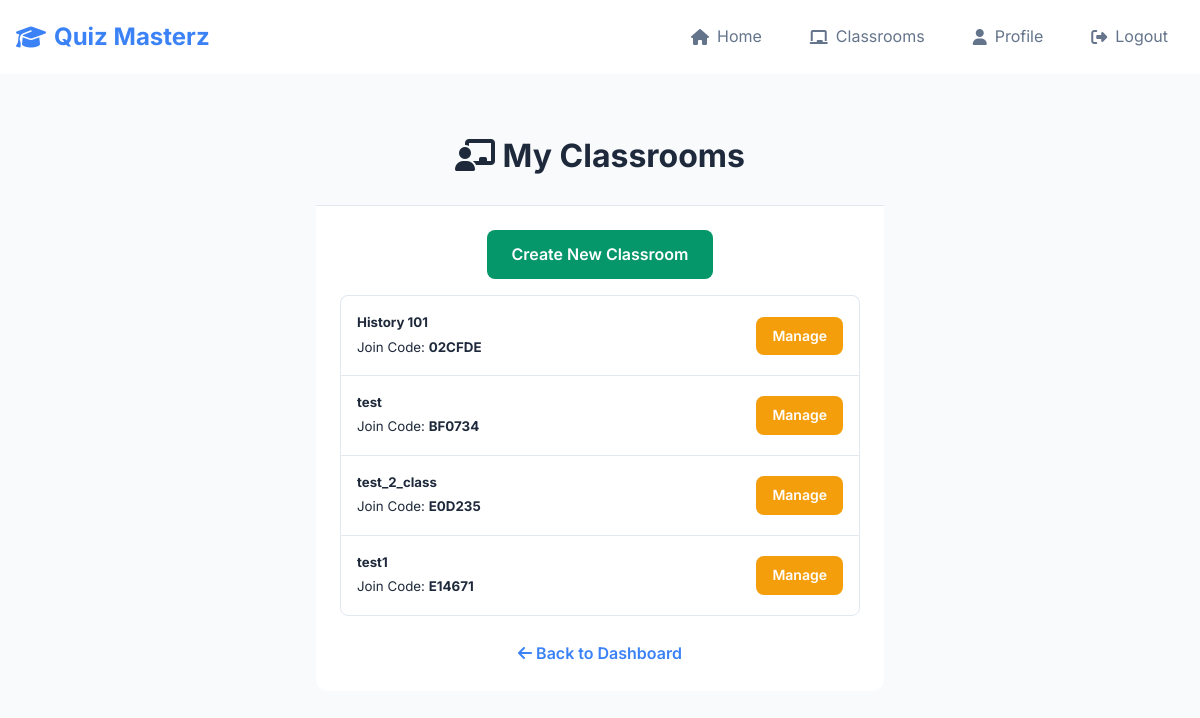
Before: /teacher/classrooms (signed in) with the older database file.
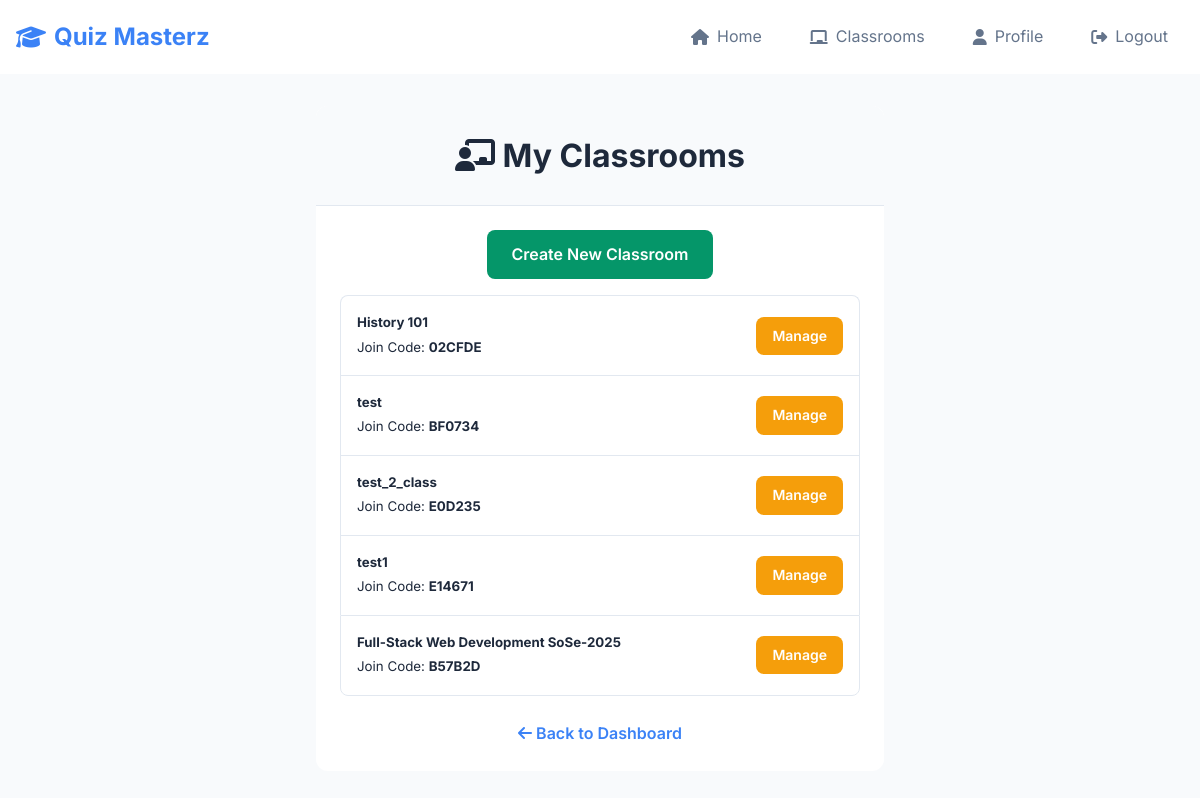
After: the same page with the newer database file.
### website/models.py (models this page shows, shortened)
class Classroom(db.Model):
    id = db.Column(db.Integer, primary_key=True)
    name = db.Column(db.String(100), nullable=False)
    teacher_id = db.Column(db.Integer, db.ForeignKey('user.id'), nullable=False)
    join_code = db.Column(db.String(8), unique=True, nullable=False)
    quizzes = db.relationship('Quiz', secondary=classroom_quizzes,
                              backref=db.backref('classrooms_assigned_to', lazy='dynamic'),
                              lazy='dynamic')
    quiz_attempts = db.relationship('StudentQuizAttempt', backref='classroom', lazy='dynamic')

### website/views.py (the view)
@views.route('/teacher/classrooms', methods=['GET'])
@login_required
def teacher_classrooms():
    if current_user.role != 'teacher':
        flash('Access denied.', category='error')
        return redirect(url_for('views.home'))
    classrooms = Classroom.query.filter_by(teacher_id=current_user.id).all()
    return render_template("teacher_classrooms.html", user=current_user, classrooms=classrooms)

### website/__init__.py (called while the page is built)
def create_app():
    app = Flask(__name__)
    app.config['SECRET_KEY'] = 'hjshjhdjah kjshkjdhjs'
    app.config['SQLALCHEMY_DATABASE_URI'] = f'sqlite:///{DB_NAME}'
    db.init_app(app)
    from .views import views
    from .auth import auth
    app.register_blueprint(views, url_prefix='/')
    app.register_blueprint(auth, url_prefix='/')
    with app.app_context():
        db.create_all()
    from .models import User, Classroom, Quiz, Question, Answer, StudentQuizAttempt
    login_manager = LoginManager()
    login_manager.login_view = 'auth.login'
    login_manager.init_app(app)
    @login_manager.user_loader
    def load_user(id):
        return User.query.get(int(id))
    return app

### website/templates/teacher_classrooms.html (shortened to what this page needs)
{% extends "base.html" %}
{% block content %}
<div class="container-sm">
    <div class="card">
        <div class="card-header text-center">
            <h1><i class="fas fa-chalkboard-teacher"></i> My Classrooms</h1>
        </div>
        <div class="card-body">
            <div class="mb-3 text-center">
                <a href="{{ url_for('views.create_classroom') }}" class="btn btn-success">Create New Classroom</a>
            </div>
            {% if classrooms %}
                <ul class="list-group">
                    {% for classroom in classrooms %}
                        <li class="list-group-item d-flex justify-content-between align-items-center">
                            <div>
                                <h5>{{ classroom.name }}</h5>
                                <small>Join Code: <strong>{{ classroom.join_code }}</strong></small>
                            </div>
                            <div>
                                <a href="{{ url_for('views.edit_classroom', classroom_id=classroom.id) }}" class="btn btn-sm btn-warning">Manage</a>
                            </div>
                        </li>
                    {% endfor %}
                </ul>
            {% else %}
                <p class="text-center text-muted">You haven't created any classrooms yet.</p>
            {% endif %}
            <br />
            <div class="text-center">
                <a href="{{ url_for('views.home') }}" class="link-primary">
                    <i class="fas fa-arrow-left"></i> Back to Dashboard
                </a>
            </div>
        </div>
    </div>
</div>
{% endblock %}

### website/templates/base.html (shortened to what this page needs)
<!DOCTYPE html>
<html lang="en">
<head>
    <link rel="stylesheet" type="text/css" href="{{ url_for('static', filename='css/style.css') }}">
    <link rel="stylesheet" href="https://cdnjs.cloudflare.com/ajax/libs/font-awesome/6.4.0/css/all.min.css">
</head>
<body>
    <nav class="navbar">
        <div class="nav-container">
            <a href="/" class="nav-brand">
                <i class="fas fa-graduation-cap"></i> Quiz Masterz
            </a>
            <div class="nav-links">
                {% if user.is_authenticated %}
                    <a href="/" class="nav-link">
                        <i class="fas fa-home"></i> Home
                    </a>                    {% if user.role == 'teacher' %}
                        <a href="{{ url_for('views.teacher_classrooms') }}" class="nav-link">
                            <i class="fas fa-chalkboard"></i> Classrooms
                        </a>                    {% endif %}
                    <a href="/profile" class="nav-link">
                        <i class="fas fa-user"></i> Profile
                    </a>
                    <a href="/logout" class="nav-link">
                        <i class="fas fa-sign-out-alt"></i> Logout
                    </a>
                {% endif %}
            </div>
        </div>
    </nav>
    <main>
        {% block content %}
        {% endblock %}
    </main>
</body>
</html>

### website/static/css/style.css (style rules this page uses)
:root { --primary: #3b82f6; --secondary: #64748b; --success: #059669; --warning: #f59e0b; --danger: #dc2626; --bg: #f8fafc; --surface: #fff; --text: #1e293b; --text-muted: #64748b; --border: #e2e8f0; }
* { margin: 0; padding: 0; box-sizing: border-box; }
body { font-family: Inter, sans-serif; line-height: 1.6; color: var(--text); background: var(--bg); }
.navbar { background: var(--surface); top: 0; z-index: 100; }
.nav-container { display: flex; justify-content: space-between; align-items: center; padding: 1rem; max-width: 1200px; margin: 0 auto; }
.nav-brand { font-size: 1.5rem; font-weight: 700; color: var(--primary); text-decoration: none; display: flex; align-items: center; gap: 0.5rem; }
.nav-links { display: flex; gap: 1rem; align-items: center; }
.nav-link { color: var(--text-muted); text-decoration: none; padding: 0.5rem 1rem; border-radius: 8px; transition: all 0.2s; display: flex; align-items: center; gap: 0.5rem; }
main { min-height: calc(100vh - 80px); padding: 2rem 0; }
.btn { display: inline-flex; align-items: center; gap: 0.5rem; padding: 0.75rem 1.5rem; border: none; border-radius: 8px; font-weight: 600; text-decoration: none; cursor: pointer; transition: all 0.2s; }
.btn-success { background: var(--success); color: white; }
.btn-warning { background: var(--warning); color: white; }
.btn-sm { padding: 0.5rem 1rem; font-size: 0.875rem; }
.card { background: var(--surface); border-radius: 12px; overflow: hidden; }
.card-header { padding: 1.5rem; border-bottom: 1px solid var(--border); background: var(--bg); }
.card-body { padding: 1.5rem; }
.list-group { list-style: none; }
.list-group-item { padding: 1rem; border: 1px solid var(--border); border-bottom: none; }
.list-group-item:first-child { border-top-left-radius: 8px; border-top-right-radius: 8px; }
.list-group-item:last-child { border-bottom: 1px solid var(--border); border-bottom-left-radius: 8px; border-bottom-right-radius: 8px; }
.text-center { text-align: center; }
.d-flex { display: flex; }
.justify-content-between { justify-content: space-between; }
.align-items-center { align-items: center; }
.mb-3 { margin-bottom: 1rem; }
.container-sm { max-width: 600px; margin: 0 auto; padding: 0 1rem; }
.link-primary { color: var(--primary); font-weight: 600; text-decoration: none; }

Changed rows visible on the page:
added Classroom: name "Full-Stack Web Development SoSe-2025", join_code "B57B2D"
